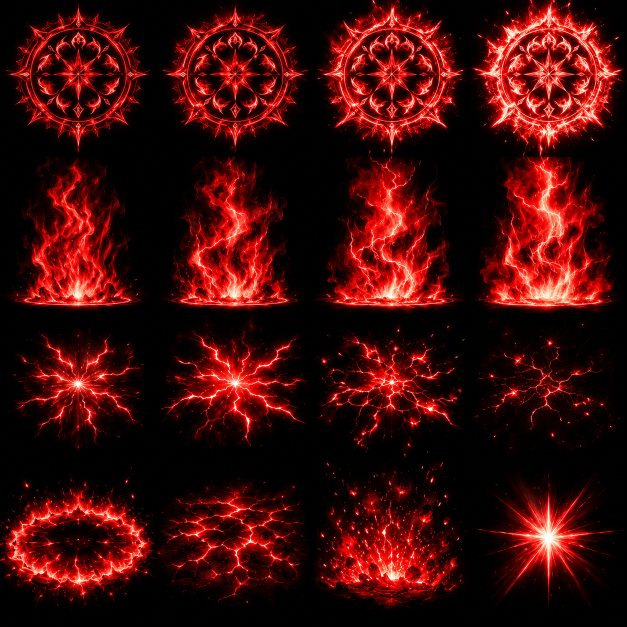
#> input picture tools/texgen/atlas_src/atlas21_rage.png, 1254 x 1254 px (shown at 1/2 size)
$ python process21.py
#> lines starting #> are read from the running program, lines starting #| are printed output that depends on the picture
"""Атлас 21: IV ступень «ЯРОСТЬ» (багровое, на чёрном): узор с пульсом (4), столб в цикле (4), молнии по земле (4),
кольцо волны, трещины, угли, звезда удара. usage: cd tools/texgen && python3 process21.py"""
import numpy as np
from PIL import Image
FX = '../../Assets/_Project/Resources/FX/'
X = [0, 313, 627, 940, 1254]
a = np.asarray(Image.open('atlas_src/atlas21_rage.png').convert('RGB')).astype(np.float32) / 255
def cut(c, y0, y1, edge=6.0):
    H = a.shape[0]
    out = np.zeros((y1 - y0, X[c + 1] - X[c], 3), np.float32)
    s0, s1 = max(0, y0), min(H, y1)
    out[s0 - y0:s1 - y0] = a[s0:s1, X[c]:X[c + 1]]
    v = np.clip((out - 0.03) / 0.97, 0, 1)
    h, w = v.shape[:2]; yy, xx = np.mgrid[0:h, 0:w]
    m = np.clip(np.minimum.reduce([xx, yy, w - 1 - xx, h - 1 - yy]) / edge, 0, 1)
    return v * m[..., None]
def img(v, w, h): return Image.fromarray((np.clip(np.dstack([v, v.max(-1)]), 0, 1) * 255).astype(np.uint8), 'RGBA').resize((w, h), Image.LANCZOS)
def radial(v, stretch=1.0, t=0.08):
    h, w = v.shape[:2]
    if stretch != 1.0:
        v = np.asarray(Image.fromarray((v * 255).astype(np.uint8)).resize((w, int(h * stretch)), Image.LANCZOS)).astype(np.float32) / 255
        hh = v.shape[0]; o = (hh - w) // 2
        v = v[o:o + w] if hh >= w else np.pad(v, (((w - hh) // 2, w - hh - (w - hh) // 2), (0, 0), (0, 0)))
    n = min(v.shape[0], v.shape[1]); oy = (v.shape[0] - n) // 2; ox = (v.shape[1] - n) // 2; v = v[oy:oy + n, ox:ox + n]
    yy, xx = np.mgrid[0:n, 0:n]; r = np.hypot(xx - n / 2, yy - n / 2) / (n / 2)
    return v * np.clip((1.0 - r) / 0.08, 0, 1)[..., None]
# узор: кадры пульса + отдельная текстура (2-й кадр)
S = Image.new('RGBA', (512 * 4, 512))
#> S: PIL image 2048x512 RGBA; every value is 0
for c in range(4):
    v = radial(cut(c, 0, 313)); S.paste(img(v, 512, 512), (c * 512, 0))
    if c == 1: img(v, 512, 512).save(FX + 'sigil_rage.png')
#> this loop made 4 passes
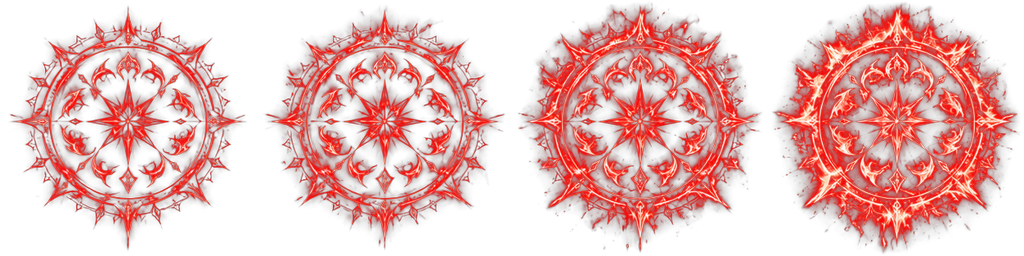
#> S: PIL image 2048x512 RGBA (shown at 1/2 size); mean R, G, B, A 75.8, 14.2, 11.9, 76.1; transparent parts drawn white
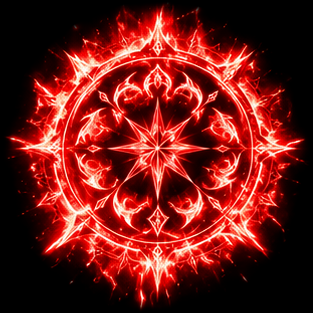
#> v: shape (313, 313, 3) float64; mean R, G, B 0.444, 0.116, 0.098
S.save(FX + 'sigil_rage_pulse.png')
# столб: основание по яркому диску
P = Image.new('RGBA', (256 * 4, 256))
#> P: PIL image 1024x256 RGBA; every value is 0
for c in range(4):
    lum = a[520:632, X[c]:X[c + 1]].max(-1).mean(1); base = 520 + int(np.argmax(lum))
    P.paste(img(cut(c, base + 14 - 330, base + 14), 256, 256), (c * 256, 0))
#> this loop made 4 passes
#> base on passes 1 to 4: 604, 604, 596, 599
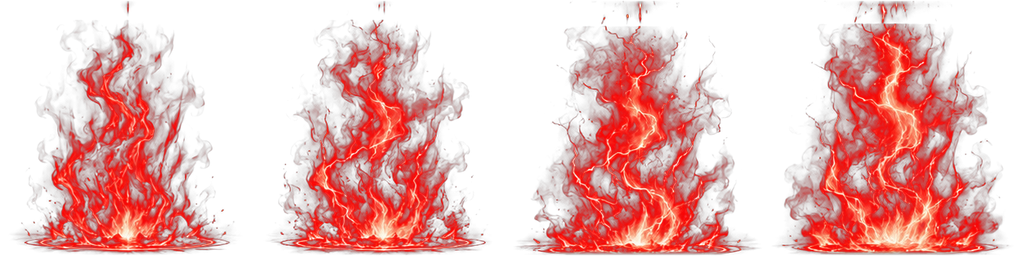
#> P: PIL image 1024x256 RGBA; mean R, G, B, A 75.4, 11, 8.7, 75.7; transparent parts drawn white
P.save(FX + 'pillar_loop_rage.png')
L = Image.new('RGBA', (256 * 4, 256))
for c in range(4): L.paste(img(radial(cut(c, 625, 925)), 256, 256), (c * 256, 0))
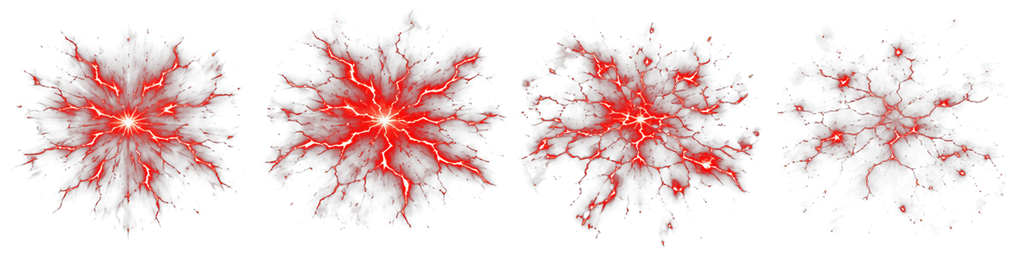
#> L: PIL image 1024x256 RGBA; mean R, G, B, A 34.8, 4.3, 3.6, 35; transparent parts drawn white
L.save(FX + 'rage_lightning.png')
img(radial(cut(0, 918, 1254), 1.45), 512, 512).save(FX + 'rage_ring.png')
#> in radial (call 9), `h, w = v.shape[:2]`: h = 336; w = 313
#> in radial (call 9), `v = np.asarray(Image.fromarray((v * 255).astype(np.uint8)).resize((w, ..`:
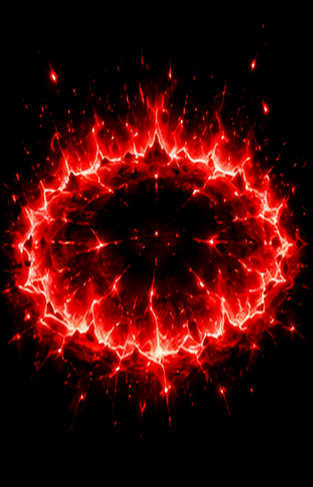
#> v: shape (487, 313, 3) float32; mean of channels 0, 1, 2 0.237, 0.0325, 0.0258; drawn as R, G, B
#> in radial (call 9), `o = (hh - w) // 2`: o = 87
img(radial(cut(1, 918, 1254)), 512, 512).save(FX + 'rage_cracks.png')
#> in cut (call 14), `out[s0 - y0:s1 - y0] = a[s0:s1, X[c]:X[c + 1]]`:
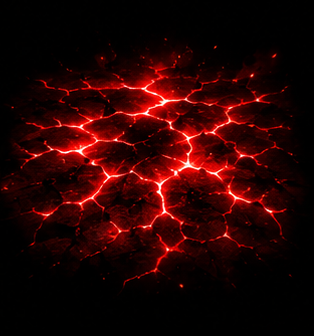
#> out: shape (336, 314, 3) float32; mean R, G, B 0.153, 0.0138, 0.0113
img(cut(2, 918, 1254), 256, 256).save(FX + 'rage_embers.png')
img(radial(cut(3, 918, 1254)), 256, 256).save(FX + 'rage_star.png')
#> in img (call 17), `def img(v, w, h): return Image.fromarray((np.clip(np.dstack([v, v.max(..`:
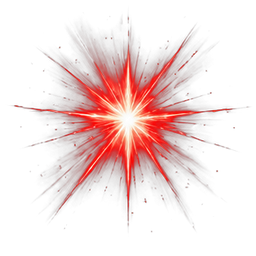
#> returned value: PIL image 256x256 RGBA; mean R, G, B, A 38.7, 8.2, 6.9, 39; transparent parts drawn white
print('ok')
